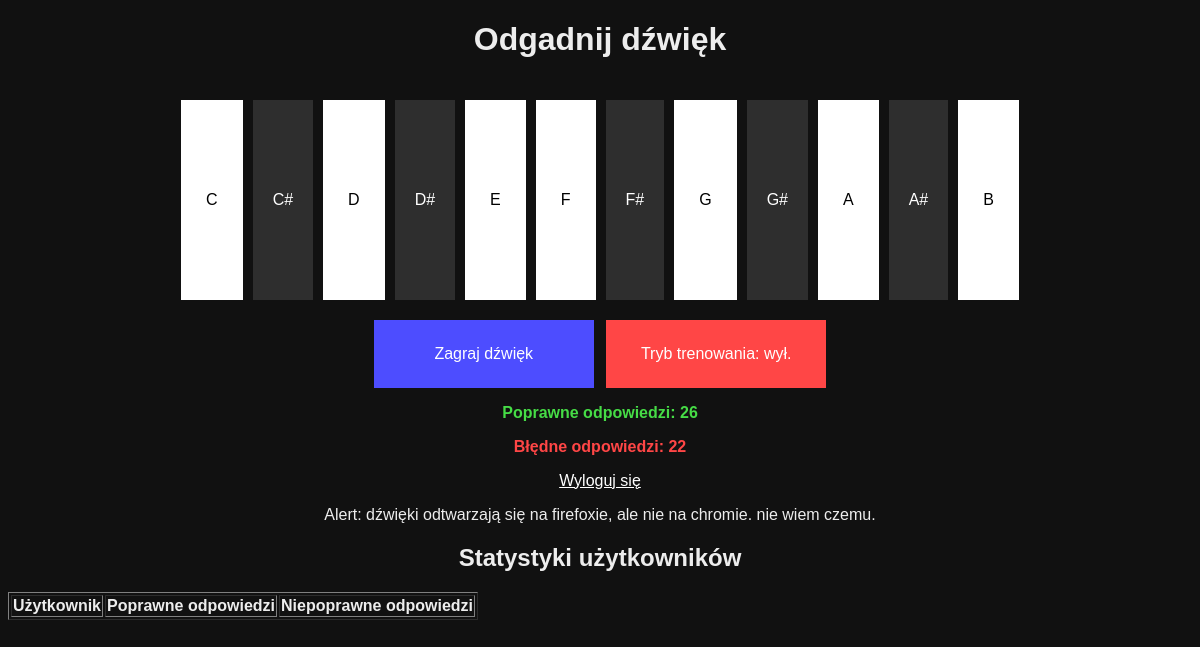
/polls/ (signed in), run on an earlier commit of the app's database.
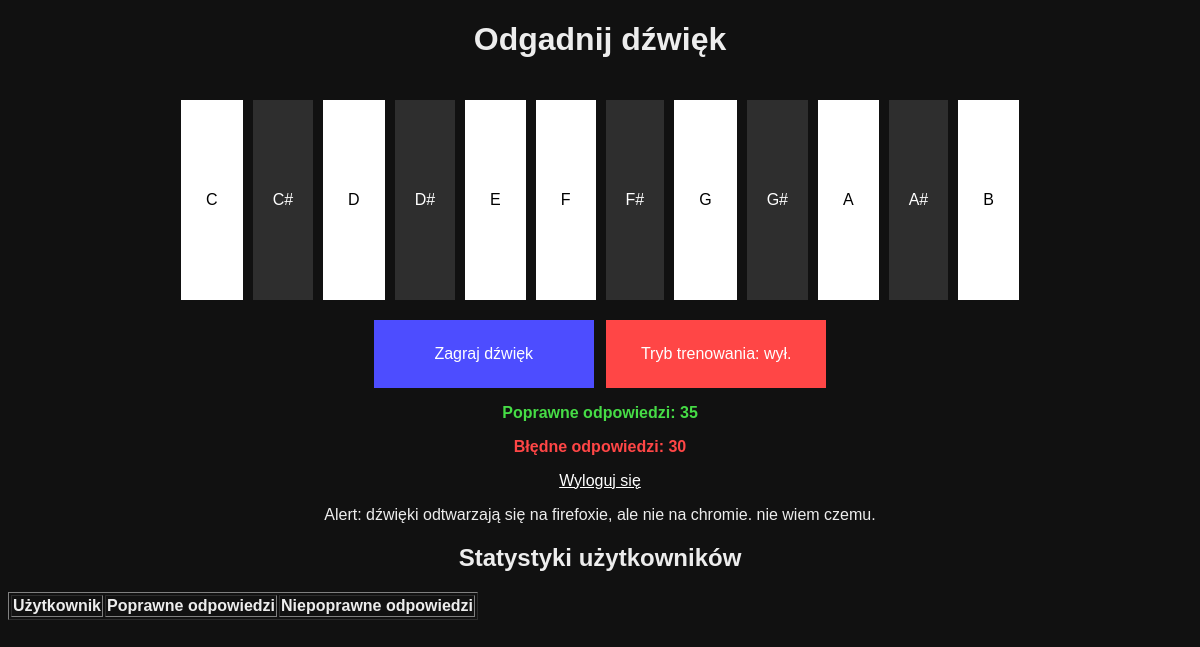
And on a later commit of the database.
### polls/models.py (models this page shows)
class CustomUser(AbstractUser):
     button_click_count = models.PositiveIntegerField(default=0)
     dobre = models.PositiveIntegerField(default=0)
     zle = models.PositiveIntegerField(default=0)

### polls/views.py (the view)
# urls.py: path('', views.gra, name='muzyka'),
def gra(request):
    return render(request, 'polls/gra.html')

### polls/templates/polls/gra.html (shortened to what this page needs)
<!DOCTYPE html>
<html lang="pl">
<head>
    {% load static %}
    <link rel="stylesheet" href="{% static 'polls/stylos.css' %}">
</head>
<body>
    <h1>Odgadnij dźwięk</h1>
    <div class="container" >
        <form method="POST" action="" onsubmit="event.preventDefault(); sprawdz('C', this);">
            <button type="submit" id="C">C</button>
        </form>
        <form method="POST" action="" onsubmit="event.preventDefault(); sprawdz('Db', this);">
            <button type="submit" class="accidental" id="Db">C#</button>
        </form>
        <form method="POST" action="" onsubmit="event.preventDefault(); sprawdz('D', this);">
            <button type="submit" id="D">D</button>
        </form>
        <form method="POST" action="" onsubmit="event.preventDefault(); sprawdz('Eb', this);">
            <button type="submit" class="accidental" id="Eb">D#</button>
        </form>
        <form method="POST" action="" onsubmit="event.preventDefault(); sprawdz('E', this);">
            <button type="submit" id="E">E</button>
        </form>
        <form method="POST" action="" onsubmit="event.preventDefault(); sprawdz('F', this);">
            <button type="submit" id="F">F</button>
        </form>
        <form method="POST" action="" onsubmit="event.preventDefault(); sprawdz('Gb', this);">
            <button type="submit" class="accidental" id="Gb">F#</button>
        </form>
        <form method="POST" action="" onsubmit="event.preventDefault(); sprawdz('G', this);">
            <button type="submit" id="G">G</button>
        </form>
        <form method="POST" action="" onsubmit="event.preventDefault(); sprawdz('Ab', this);">
            <button type="submit" class="accidental" id="Ab">G#</button>
        </form>
        <form method="POST" action="" onsubmit="event.preventDefault(); sprawdz('A', this);">
            <button type="submit" id="A" class="wyjatuszek">A</button>
        </form>
        <form method="POST" action="" onsubmit="event.preventDefault(); sprawdz('Bb', this);">
            <button type="submit" class="accidental" id="Bb">A#</button>
        </form>
        <form method="POST" action="" onsubmit="event.preventDefault(); sprawdz('B', this);">
            <button type="submit" id="B">B</button>
        </form>
    </div>
    {% if user.is_authenticated %}
    <button onclick="zagraj()" id="zagraj">Zagraj dźwięk</button>
    <button id="tryb" onclick="zmienTryb()">
        Tryb trenowania: wył.
    </button>
    <p id="poprawne">Poprawne odpowiedzi: <span id="correct_score">{{ request.user.dobre }}</span></p>
    <p id="bledne">Błędne odpowiedzi: <span id="wrong_score">{{ request.user.zle }}</span></p>
    <a href="{% url 'logout' %}">Wyloguj się</a>
    <p>Alert: dźwięki odtwarzają się na firefoxie, ale nie na chromie. nie wiem czemu.</p>
    {% else %}
    <a href="{% url 'rejestr' %}">Zaloguj się by zapisać wynik</a>
    {% endif %}
    <h2>Statystyki użytkowników</h2>
    <table border="1">
        <thead>
            <tr>
                <th>Użytkownik</th>
                <th>Poprawne odpowiedzi</th>
                <th>Niepoprawne odpowiedzi</th>
            </tr>
        </thead>
    </table>
</body>
</html>

What changed in the data, as far as the page shows it:
changed CustomUser: user.dobre "26" → "35"; user.zle "22" → "30"
